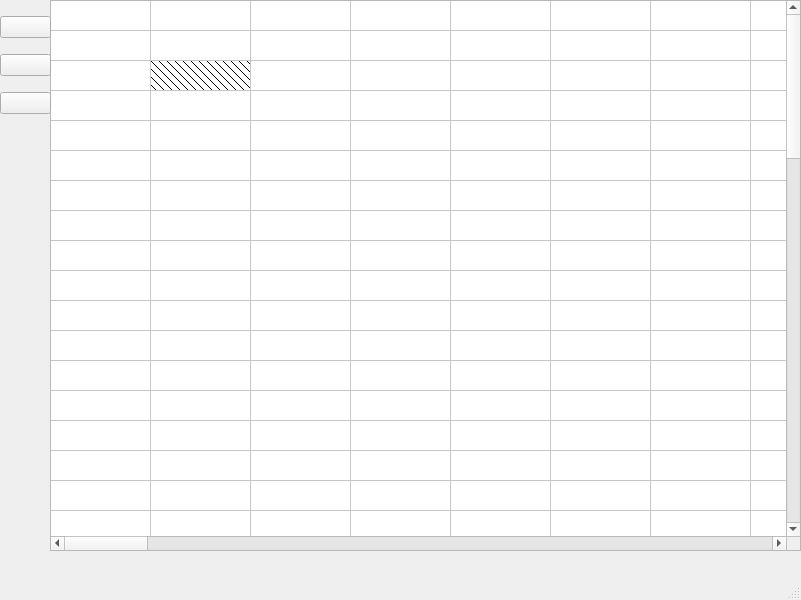
<?xml version="1.0" encoding="UTF-8"?>
<ui version="4.0">
 <class>MainWindow</class>
 <widget class="QMainWindow" name="MainWindow">
  <property name="geometry">
   <rect>
    <x>0</x>
    <y>0</y>
    <width>801</width>
    <height>600</height>
   </rect>
  </property>
  <property name="windowTitle">
   <string>MainWindow</string>
  </property>
  <widget class="QWidget" name="centralwidget">
   <widget class="QTableWidget" name="tableWidget">
    <property name="geometry">
     <rect>
      <x>50</x>
      <y>0</y>
      <width>751</width>
      <height>551</height>
     </rect>
    </property>
    <property name="sizePolicy">
     <sizepolicy hsizetype="Fixed" vsizetype="Fixed">
      <horstretch>5</horstretch>
      <verstretch>5</verstretch>
     </sizepolicy>
    </property>
    <property name="baseSize">
     <size>
      <width>20</width>
      <height>20</height>
     </size>
    </property>
    <property name="sortingEnabled">
     <bool>false</bool>
    </property>
    <property name="wordWrap">
     <bool>true</bool>
    </property>
    <property name="rowCount">
     <number>60</number>
    </property>
    <property name="columnCount">
     <number>60</number>
    </property>
    <attribute name="horizontalHeaderVisible">
     <bool>false</bool>
    </attribute>
    <attribute name="horizontalHeaderHighlightSections">
     <bool>false</bool>
    </attribute>
    <attribute name="verticalHeaderVisible">
     <bool>false</bool>
    </attribute>
    <row/>
    <row/>
    <row/>
    <row/>
    <row/>
    <row/>
    <row/>
    <row/>
    <row/>
    <row/>
    <row/>
    <row/>
    <row/>
    <row/>
    <row/>
    <row/>
    <row/>
    <row/>
    <row/>
    <row/>
    <row/>
    <row/>
    <row/>
    <row/>
    <row/>
    <row/>
    <row/>
    <row/>
    <row/>
    <row/>
    <row/>
    <row/>
    <row/>
    <row/>
    <row/>
    <row/>
    <row/>
    <row/>
    <row/>
    <row/>
    <row/>
    <row/>
    <row/>
    <row/>
    <row/>
    <row/>
    <row/>
    <row/>
    <row/>
    <row/>
    <row/>
    <row/>
    <row/>
    <row/>
    <row/>
    <row/>
    <row/>
    <row/>
    <row/>
    <row/>
    <column/>
    <column/>
    <column/>
    <column/>
    <column/>
    <column/>
    <column/>
    <column/>
    <column/>
    <column/>
    <column/>
    <column/>
    <column/>
    <column/>
    <column/>
    <column/>
    <column/>
    <column/>
    <column/>
    <column/>
    <column/>
    <column/>
    <column/>
    <column/>
    <column/>
    <column/>
    <column/>
    <column/>
    <column/>
    <column/>
    <column/>
    <column/>
    <column/>
    <column/>
    <column/>
    <column/>
    <column/>
    <column/>
    <column/>
    <column/>
    <column/>
    <column/>
    <column/>
    <column/>
    <column/>
    <column/>
    <column/>
    <column/>
    <column/>
    <column/>
    <column/>
    <column/>
    <column/>
    <column/>
    <column/>
    <column/>
    <column/>
    <column/>
    <column/>
    <column/>
    <item row="0" column="1">
     <property name="text">
      <string/>
     </property>
    </item>
    <item row="1" column="1">
     <property name="text">
      <string/>
     </property>
    </item>
    <item row="2" column="1">
     <property name="background">
      <brush brushstyle="FDiagPattern">
       <color alpha="255">
        <red>0</red>
        <green>0</green>
        <blue>0</blue>
       </color>
      </brush>
     </property>
    </item>
   </widget>
   <widget class="QWidget" name="verticalLayoutWidget">
    <property name="geometry">
     <rect>
      <x>0</x>
      <y>0</y>
      <width>51</width>
      <height>131</height>
     </rect>
    </property>
    <layout class="QVBoxLayout" name="verticalLayout">
     <property name="spacing">
      <number>0</number>
     </property>
     <item>
      <widget class="QPushButton" name="pushButton_2">
       <property name="text">
        <string/>
       </property>
       <property name="icon">
        <iconset>
         <normaloff>Plus Math-48.png</normaloff>Plus Math-48.png</iconset>
       </property>
      </widget>
     </item>
     <item>
      <widget class="QPushButton" name="pushButton">
       <property name="text">
        <string/>
       </property>
       <property name="icon">
        <iconset>
         <normaloff>Edit.png</normaloff>Edit.png</iconset>
       </property>
      </widget>
     </item>
     <item>
      <widget class="QPushButton" name="pushButton_3">
       <property name="text">
        <string/>
       </property>
       <property name="icon">
        <iconset>
         <normaloff>Minus Math -48.png</normaloff>Minus Math -48.png</iconset>
       </property>
      </widget>
     </item>
    </layout>
   </widget>
  </widget>
  <widget class="QMenuBar" name="menubar">
   <property name="geometry">
    <rect>
     <x>0</x>
     <y>0</y>
     <width>801</width>
     <height>20</height>
    </rect>
   </property>
  </widget>
  <widget class="QStatusBar" name="statusbar"/>
 </widget>
 <resources/>
 <connections/>
</ui>
